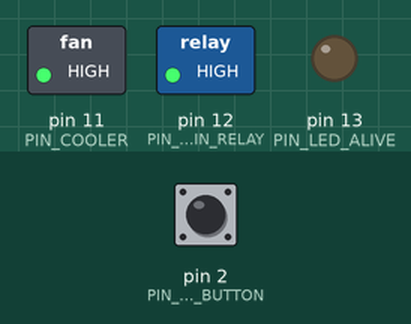
Simulated run of this sketch. Board: Arduino Uno, built with avr-gcc and run on an emulated ATmega328P. Parts: switched loads named in the sketch (green lamp = pin HIGH), output pins drawn as LEDs (lit = HIGH). The inputs (shaded band) are chosen by the test bench; at power-on: pin 2 (PIN_DRAIN_BUTTON) HIGH. What the sketch prints to the serial monitor is not drawn.

Above: at 1.2 s.
1.3 s: pin 2 (PIN_DRAIN_BUTTON) pulled LOW for 0.15 s
At 2.9 s:
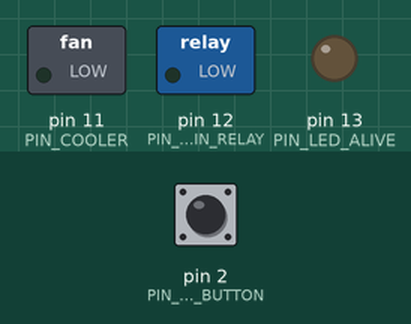
At 7.0 s:
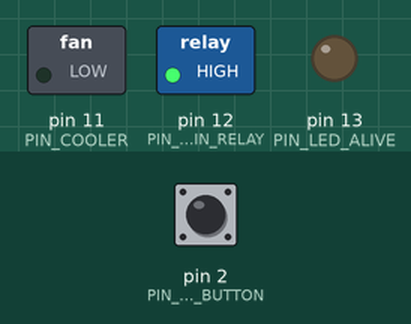
Timing chart, 0 to 16.4 s (numbered marks = the images above; inputs shaded):
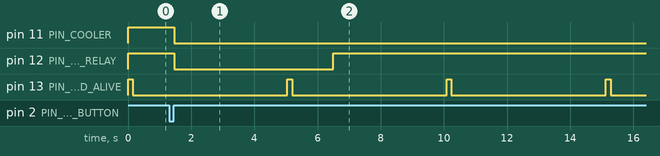

The sketch:

MegaPool.ino
```cpp
// (licence header left out)
#include <Arduino.h>
#include "src\Consts.h"
#include "src\DEF_Message.h"
#include "src\Messages.h"
#include "src\SoftTimers.h"
#include "src\TLed.h"
#include "src\DigitalButton.h"

//
//  описание используемых пинов
//
constexpr uint8_t PIN_LED_ALIVE		= 13;	// светодиод активности, мигает раз в пять секунд
constexpr uint8_t PIN_DRAIN_RELAY	= 12;	// реле включения смыва
constexpr uint8_t PIN_COOLER		  = 11;	// реле вентилятора туалета

constexpr uint8_t PIN_DRAIN_BUTTON	= 2;	// кнопка смыва унитаза


//
//  константы
//
constexpr uint32_t ALIVE_PERIOD = 5000;  // период мигания светодиода активности 5 секунд
constexpr uint32_t ALIVE_ON_TIME = 150;  // 150 миллисекунд горит
constexpr uint32_t ALIVE_OFF_TIME = ALIVE_PERIOD - ALIVE_ON_TIME; // остальное время - не горит

constexpr uint8_t key_Drain = 0x10;  // код кнопки смыва

//
//
//
TMessageList MessageList(10);	// Очередь глубиной 10 сообщений
TSoftTimers  Timers(8);			// Список независимых таймеров, 8 штук

//
//	Блок светодиода активности
//
//  Когда всё в порядке, коротко мигает раз в 5 секунд
//  При ошибке  светится постоянно
//
TLed ledAlive(PIN_LED_ALIVE, ACTIVE_HIGH);  //  светодиод
THandle hAliveTimer = Timers.Add(ALIVE_ON_TIME, TTimerState::Stopped); // и его таймер

//
//	Блок управления туалетом, обьявления
//
//	кнопка	для смыва			активный уровень низкий, вкл - замыканием на GND
//  реле	смыва				активный уровень низкий
//  реле    вентилятор вытяжки	активный уровень низкий
//  таймер  вентилятора вытяжки
//

enum class TToiletState : uint8_t { Unknown = 0, Normal, DrainOn, Fill, Cooler, Error };

constexpr uint32_t COOLER_TIME	= 5UL * 60 * 1000;	// таймаут вентилятора вытяжки 5 минут	default
constexpr uint32_t DRAIN_TIME	= 5UL * 1000;		// таймаут реле смыва, 5 секунд			default
constexpr uint32_t FILL_TIME	= 1UL * 60 * 1000;	// время наполнения бачка, 1 минута		default

TDigitalButton btnDrain(PIN_DRAIN_BUTTON, key_Drain, ACTIVE_LOW);	// кнопка смыва
TDigitalDevice relayDrain(PIN_DRAIN_RELAY, ACTIVE_LOW);				// реле смыва
TDigitalDevice relayCooler(PIN_COOLER, ACTIVE_LOW);					// реле вентилятора вытяжки

THandle hToiletTimer = Timers.Add(DRAIN_TIME, TTimerState::Stopped); // таймер туалета, многоцелевой
THandle hCoolerTimer = Timers.Add(COOLER_TIME, TTimerState::Stopped);// таймер вентилятора вытяжки

TToiletState ToiletState = TToiletState::Unknown; // текущий статус сортира

void SetToiletState(const TToiletState ANewState); // прототип функции смены статуса туалета

void OnDrainButtonPressed(void); // функция нажатия кнопки смыва
//
// ---------  Конец обьявлений туалетного блока
//


//   ------------------------------------------------------------------
//
//
//   implementation
//
//
//   ------------------------------------------------------------------


//
//  служебная функция для поддержки работы функций ввода/вывода
//  таких как printf(...), puts(...) и т.д.
//  перенаправляет все выводимые строки в Serial
//
int srl_putchar(char ch, FILE* f) {
	return Serial.print(ch);
}


//
//  Первоначальные настройки при запуске
//
//
void setup() {
  Serial.begin(115200);					// инициализируем сериал
  stdout = fdevopen(srl_putchar, NULL);	// перенаправляем весь вывод в него
  puts("Program MegaPool v1.0  started...");// выводим приветственное сообщение в Serial


  ledAlive.On();						// включаем светодиод активности
  Timers.Start(hAliveTimer);			// и запускаем таймер его мигания

  SetToiletState(TToiletState::Normal); // после сброса всё выключено
}

//
//  функция  смены состояния туалета
//
void SetToiletState(const TToiletState ANewState) {

	if (ToiletState == ANewState) return;  // если состояние не поменялось - делать ничего не надо

	ToiletState = ANewState;

	switch (ToiletState)
	{
	case TToiletState::Unknown:
		SetToiletState(TToiletState::Error); // если входим в это состояние - это ошибкаж
		break;

	case TToiletState::Normal: // в нормальном состоянии всё выключено и все таймеры остановлены
		relayDrain.Off();
		relayCooler.Off();
		Timers.Stop(hCoolerTimer);
		Timers.Stop(hToiletTimer);
		break;

	case TToiletState::DrainOn:		// после нажатия на кнопку смыва попадаем сюда
		relayCooler.On();			// включаем сразу вентилятор
		Timers.Reset(hCoolerTimer);	// настраиваем его таймер (выключится через СOOLER_TIME миллисекунд)
		relayDrain.On();			// включаем реле управления смывом
		Timers.SetNewInterval(hToiletTimer, DRAIN_TIME); // настрайваем его выключение (через DRAIN_TIME миллсекунд)
		break;

	case TToiletState::Fill:	// ждём наполнения бачка
		relayDrain.Off();		// выключаем реле устройства смыва
		Timers.SetNewInterval(hToiletTimer, FILL_TIME);
		Timers.Reset(hToiletTimer);		// настраиваем таймер на ожидание наполнения бачка (FILL_TIME миллисекунд)
		break;

	case TToiletState::Error:		// состояние ошибки
		Timers.Stop(hCoolerTimer);	// останавливаем все таймеры
		Timers.Stop(hToiletTimer);
		Timers.Stop(hAliveTimer);

		relayCooler.Off();			// выключаем все реле
		relayDrain.Off();
		ledAlive.On();				// светодиод активности теперь горит не мигая

		break;

	default:
		break;
	}

}


//
//  нажата кнопка смыва
//
void OnDrainButtonPressed(void)
{
	if ((ToiletState == TToiletState::Normal) || (ToiletState == TToiletState::Cooler)) {

		SetToiletState(TToiletState::DrainOn); // смыв

	}
}


//
//  главная функция обработки всех сообщений программы,
//  сюда стекаются все сообщения от всех сенсоров и устройств
//
void Dispatch(const TMessage& Msg) {
	switch (Msg.Message)
	{
	case msg_TimerEnd:

		if (Msg.LoParam == hAliveTimer) {  // сработал таймер светодиода активности
			ledAlive.Toggle();
			uint32_t newInterval = ledAlive.isOn() ? ALIVE_ON_TIME : ALIVE_OFF_TIME;
			Timers.SetNewInterval(hAliveTimer, newInterval); // меняем интервал
		}

		if (Msg.LoParam == hCoolerTimer) {	// сработал таймер вентилятора
			SetToiletState(TToiletState::Normal); // всё выключаем
		}

		if (Msg.LoParam == hToiletTimer) { // сработал сортирный таймер
			if (ToiletState == TToiletState::Fill) SetToiletState(TToiletState::Cooler);
			if (ToiletState == TToiletState::DrainOn) SetToiletState(TToiletState::Fill);
		}

		break;

	case msg_KeyPress:
		if (Msg.LoParam == key_Drain) OnDrainButtonPressed(); // коротко нажали и отпустили кнопку смыва
		break;

	case msg_LongPress:  // длинное нажатие пока не обрабатываем
		break;

	default:
		printf("Unhandled message %04X, param Lo = %04X, Hi = %04X\n", Msg.Message, Msg.LoParam, Msg.HiParam);
		break;
	}
}

//
//  бесконечная функция опроса всех кнопок и сенсоров
//  при изменении состояния сенсора он присылает сообщение в очередь
//  здесь оно выбирается и передается на обработку в функцию Dispatch()
//
void loop() {

	btnDrain.Read();		// чтение кнопки смыва

	Timers.Run();			// цикл перебора таймеров

	if (MessageList.Available()) Dispatch(MessageList.GetMessage()); // если пришло сообщение - перешлём его в Dispatch()

}
```

CustomTimers.cpp
```cpp
#include <Arduino.h>
#include "src\CustomTimers.h"
#include "src\TimerItem.h"
#include "src\Consts.h"

void TCustomTimers::Clear(void)
{
	if (FItems == NULL) return;

	for (uint8_t i = 0; i < FSize; ++i) {
		if (FItems[i] != NULL) delete FItems[i];
		FItems = NULL;
	}

	FCount = 0;
}

bool TCustomTimers::isValidHandle(const THandle AHnd)
{
	return ((AHnd < FSize) && (FItems[AHnd] != NULL));
}

THandle TCustomTimers::FindFreeIndex(void)
{
	for (THandle idx = 0; idx < FSize; ++idx) {
		if (FItems[idx] == NULL) return idx;
	}
	return INVALID_HANDLE;
}

TCustomTimers::TCustomTimers(const uint8_t AListSize)
{
	FCount = 0;
	FItems = new PTimerItem[FSize = AListSize];
	for (uint8_t i = 0; i < FSize; ++i) FItems[i] = NULL;
}

TCustomTimers::~TCustomTimers()
{
	Clear();
	delete[] FItems;
}

THandle TCustomTimers::Add(const uint32_t AInterval, const TTimerState AState)
{
	if (!isActive()) Start();
	THandle idx = FindFreeIndex();
	if (idx != INVALID_HANDLE) {
		FItems[idx] = new TTimerItem(AInterval, AState);
		FCount++;
	}
	return idx;
}

void TCustomTimers::Delete(const THandle AHnd)
{
	if (isValidHandle(AHnd)) {
		if (FItems[AHnd] != NULL) {
			delete FItems[AHnd];
			FCount--;
		}
	}
}

void TCustomTimers::SetNewInterval(const THandle AHnd, const uint32_t ANewInterval)
{
	if (isValidHandle(AHnd)) { FItems[AHnd]->SetInterval(ANewInterval); }
}

void TCustomTimers::Stop(const THandle AHnd){
	if (isValidHandle(AHnd)) FItems[AHnd]->Stop();

}

void TCustomTimers::Start(const THandle AHnd)
{
	if (isValidHandle(AHnd)) FItems[AHnd]->Start();
}

void TCustomTimers::Reset(const THandle AHnd)
{
	if (isValidHandle(AHnd)) FItems[AHnd]->Reset();
}

bool TCustomTimers::isActive(const THandle AHnd)
{
	if (isValidHandle(AHnd))
		return FItems[AHnd]->isActive();
	else
		return false;
}

void TCustomTimers::Tick()
{
	if (!FActive) return;
	for (uint8_t idx=0; idx<FSize; ++idx){
		if (FItems[idx] == NULL) continue;
		if ((*FItems[idx])--) PostMessage(msg_TimerEnd, idx);
	}
}
```

DigitalButton.cpp
```cpp
#include <Arduino.h>
#include "src\DigitalButton.h"
#include "src\DEF_Message.h"
#include "src\DEF_Keys.h"


TDigitalButton::TDigitalButton(const uint8_t APin, const uint8_t AAssignKey, const bool AActiveLevel)
	: TDigitalButton(APin, AActiveLevel) {

	AssignKey(AAssignKey);
}


void TDigitalButton::internalRead(void) {

	if (ReadDigitalPin(FPin, FActiveLevel))
		onPress();
	else
		onRelease();
}

void TDigitalButton::AssignKey(const uint8_t AKey)
{
	FKey = AKey;
}

void TDigitalButton::onPress(void)
{
	uint16_t now = (uint16_t)(millis());

	if (FPressTime == 0) {
		FPressed = true;
		FPressTime = now;
		FSendLong = false;
	}
	else {
		if (now - FPressTime > LONG_PRESS_TIME) {
			if (!FSendLong) PostMessage(msg_LongPress, FKey);
			FPressTime = now;
			FSendLong = true;
		}
	}
}

void TDigitalButton::onRelease(void)
{
	if (!FPressed) return;
	FPressed = false;
	uint16_t now = (uint16_t)(millis());
	if ((now-FPressTime < LONG_PRESS_TIME) && (!FSendLong)) PostMessage(msg_KeyPress, FKey);
	FPressTime = 0;
}

TDigitalButton::TDigitalButton(const uint8_t APin, const bool AActiveLevel)
	:TDigitalSensor(APin, AActiveLevel) {

	FReadInterval = 10;

	FPressTime = 0;

	FPressed = false;

	FSendLong = false;

	classname = F("TDigitalButton");
};
```

Messages.cpp
```cpp
#include "src\Messages.h"
#include "src\SoftTimers.h"


extern TMessageList MessageList;


void SendMessage(const uint16_t AMessage, const NativeInt LoParam, const NativeInt HiParam)
{
	MessageList.Add(AMessage, LoParam, HiParam, 0U);
}

void SendClassMessage(const uint16_t Msg, const NativeInt LoParam, const NativeInt HiParam, NativeUInt Sender)
{
	MessageList.Add(Msg, LoParam, HiParam, Sender);
}
```

SoftTimers.cpp
```cpp
#include "src\SoftTimers.h"
#include "src\Messages.h"

TSoftTimers::TSoftTimers(const uint8_t ASize): TCustomTimers(ASize)
{
	FLastMicros = 0;
}

void TSoftTimers::Run(void)
{
	uint32_t now = micros();
	if (now - FLastMicros < 1000) return;
	FLastMicros = now;
	Tick();
}
```

TimerItem.cpp
```cpp
#include "src\TimerItem.h"
#include <util/atomic.h>

TTimerItem::TTimerItem(const uint32_t AInterval, const TTimerState AState)
{
	FActive = static_cast<bool>(AState);
	SetInterval(AInterval);
}

void TTimerItem::SetInterval(const uint32_t AInterval)
{
	FInitCounter = AInterval;
	Reset();
}

void TTimerItem::Reset(void)
{
	Stop();
	FWorkCounter = FInitCounter;
	Start();
}


bool TTimerItem::Tick(void)
{
	bool result = false;

	ATOMIC_BLOCK(ATOMIC_RESTORESTATE) {
		if (FActive) {
			result = ((--FWorkCounter) == 0);
			if (result) FWorkCounter = FInitCounter;
		}
	}

	return result;
}
```

Consts.h
```cpp
#pragma once

#define CONSTS_H

#include "Arduino.h"
#include "Types.h"


const uint16_t MIN_ANALOG_VALUE = 0;

#if defined(__AVR__)
const uint16_t MAX_ANALOG_VALUE = 1023;
#endif

const bool ACTIVE_HIGH = true;
const bool ACTIVE_LOW = false;

const uint8_t INVALID_HUMIDITY = 0xFF;
const int8_t  INVALID_TEMPERATURE = -127;
const uint8_t INVALID_PIN = 0xFF;


const int16_t INVALID_INDEX = -1;
const int8_t  INVALID_HANDLE = -1;


const char eoln = '\n';
```

CustomDevice.h
```cpp
#pragma once
#include <Arduino.h>
#include "TClass.h"
#include "DEF_Message.h"


enum class TDeviceState: uint8_t {Unknown, On, Off};


class TCustomDevice : public TClass {
protected:
	bool         FEnableChangeMsg;
	TDeviceState FDeviceState;

	virtual void On(void) = 0;
	virtual void Off(void) = 0;

	void    SetDeviceState(const TDeviceState ANewState) {
		if (FDeviceState == ANewState) return;
		FDeviceState = ANewState;
		if (FEnableChangeMsg) PostMessage(msg_DeviceStateChanged, static_cast<uint16_t>(FDeviceState));
	}

public:
	TCustomDevice(const bool AEnableMsg=false) {
		FEnableChangeMsg = AEnableMsg;
		FDeviceState = TDeviceState::Unknown;
		classname = F("CustomDevice");
	}

	void SetEnableSendChangeMessage(const bool AEnableSend) {
		FEnableChangeMsg = AEnableSend;
	}


};
```

CustomSensor.h
```cpp
#pragma once
#include <Arduino.h>
#include "Types.h"
#include "TClass.h"
#include "DEF_Message.h"
#include "Messages.h"


class TCustomSensor : public TClass {
protected:

	uint32_t	FLastReadTime;		// время (millis()), когда сенсор читали последний раз
	uint16_t	FReadInterval;		// минимальный интервал физического чтения сенсора

	virtual void init(void) = 0;

	virtual void internalRead(void)  = 0;

	TCustomSensor(TCustomSensor&) = delete;
	TCustomSensor(TCustomSensor&&) = delete;

public:

	TCustomSensor() {
		FError = false;
		FInitNeed = true;
		SetReadInterval(1000);
		classname = F("CustomSensor");
	}

	void SetReadInterval(const uint16_t ANewReadInterval) {
		FReadInterval = ANewReadInterval;
		FLastReadTime = 0 - FReadInterval - 1;
	}


	void Read(void) {
		if (isNeedInit()) init();

		if (isError())  return;

		uint32_t now = millis();
		if (now - FLastReadTime < FReadInterval) return;

		FLastReadTime = now;

		internalRead();

	}

};
```

CustomTimers.h
```cpp
#pragma once
#include <Arduino.h>
#include "TClass.h"
#include "TimerItem.h"


class TCustomTimers : public TClass {
protected:
	bool		FActive;
	PTimerItem* FItems;
	uint8_t		FCount;
	uint8_t		FSize;

	TCustomTimers() = delete;

	void	Clear(void);

	bool isValidHandle(const THandle AHnd);
	THandle FindFreeIndex(void);

public:
	TCustomTimers(const uint8_t AListSize = 8);
	~TCustomTimers();

	THandle Add(const uint32_t AInterval, const TTimerState AState = TTimerState::Running);
	void	Delete(const THandle AHnd);
	void	SetNewInterval(const THandle AHnd, const uint32_t ANewInterval);

	inline void Stop(void) { FActive = false; }
	inline void Start(void) { FActive = true; }
	inline bool isActive(void) { return FActive; }

	void	Stop(const THandle AHnd);
	void	Start(const THandle AHnd);
	void	Reset(const THandle AHnd);
	bool	isActive(const THandle AHnd);

	void	Tick();
};
```

DEF_Keys.h
```cpp
#pragma once
#include <stdint.h>

const uint8_t key_Null		= 0x00;

const uint8_t key_Set		= 0x01;
const uint8_t key_Stop		= 0x02;
const uint8_t key_Run		= 0x03;

const uint8_t key_Up		= 0x06;
const uint8_t key_Down		= 0x07;
const uint8_t key_Left		= 0x08;
const uint8_t key_Right		= 0x09;

const uint8_t key_Enter		= 0x0D;

const uint8_t key_Escape	= 0x1B;


const uint8_t key_0			= '0';
const uint8_t key_1			= '1';
const uint8_t key_2			= '2';
const uint8_t key_3			= '3';
const uint8_t key_4			= '4';
const uint8_t key_5			= '5';
const uint8_t key_6			= '6';
const uint8_t key_7			= '7';
const uint8_t key_8			= '8';
const uint8_t key_9			= '9';
```

DEF_Message.h
```cpp
#pragma once

/*    LCD 1602  Volume Meter Symbols
*
uint8_t Sim[] = { 0x1F,0x10,0x10,0x10,0x10,0x10,0x10,0x1F };
uint8_t Sim[] = { 0x1F,0x00,0x1F,0x1F,0x1F,0x1F,0x00,0x1F };
uint8_t Sim[] = { 0x1F,0x04,0x04,0x04,0x04,0x04,0x04,0x1F };
uint8_t Sim[] = { 0x1F,0x01,0x01,0x01,0x01,0x01,0x01,0x1F };
uint8_t Sim[] = { 0x1F,0x10,0x17,0x17,0x17,0x17,0x10,0x1F };
uint8_t Sim[] = { 0x1F,0x01,0x1D,0x1D,0x1D,0x1D,0x01,0x1F };
*
*/

#define DEF_MESSAGE_UNIT

// system messages

#define  msg_Empty				0x00
#define  msg_Error				0x01
#define  msg_CriticalError		0x02
#define  msg_OutOfMemory		0x03
#define  msg_WrongIndex			0x04
constexpr uint8_t msg_WDT		= 0x05;

#define  msg_Paint				0x06


#define  msg_PCINTChanged		0x07		// изменился уровень на ноге PCINT
#define  msg_VCC_Changed		0x08		// напряжение питания изменилось
#define  msg_Sleep				0x09		// отправить CPU в сон
#define	 msg_WakeUp				0x0A		// CPU проснулося

// сообщения приложения

#define  msg_AppStateChanged	0x17		// состояние приложения изменено
#define  msg_Command			0x18		// приложение: выполнить команду

// user messages

#define msg_SerialRead			0x20	// читать из сериал
#define msg_SerialLineEnd		0x21
#define msg_SerialClear			0x22
#define msg_SerialSend			0x23

#define msg_SoftSerialRead		0x24
#define msg_SoftSerialLineEnd	0x25
#define msg_SoftSerialClear		0x26
#define msg_SofterialSend		0x27


#define msg_Alarm				0x2A
#define msg_AlarmUnderflow		0x2B
#define msg_AlarmOverflow		0x2C


#define msg_OneSecondTick		0x30	// тик раз в секунду
#define msg_HalfSecondTick		0x31	// тик раз в полсекунды

#define msg_SecondsChanged		0x32	// секунды изменились
#define msg_TimeChanged			0x33    // минуты изменились
#define msg_TemperatureChanged  0x34	// температура изменилась
#define msg_TempChanged         0x34
#define msg_HumidityChanged		0x35	// влажность изменилась

#define msg_DateChanged			0x36	// дата изменилась

#define msg_TimerEnd			0x37    // таймер дощитал до 0
#define msg_TimeAlarmOn			0x38	// Включился будильнег времени
#define msg_TimeAlarmOff		0x39	// Выключился будильник времени

#define msg_Timeout				0x3A    // заданный интервал времени истёк
#define msg_CounterTick			0x3B    // таймер тикнул один раз
#define msg_CounterEnd			0x3C	// счетчик кончился
#define msg_SoftTimerEnd		0x3D	// Soft Timer тикнул


#define msg_ReadKeyboard		0x40	// опросить клаву
#define msg_KeyDown				0x41
#define msg_Key_Up				0x42
#define msg_KeyPress			0x43
#define msg_LongPress			0x44	// долгое нажатие

#define msg_MenuChoice			0x50    // выбран пункт меню

#define msg_SensorValueChanged	0x60
#define msg_SensorStateChanged	0x61	//
#define msg_SelectorChanged		0x62    // положение селектора изменилось
#define msg_ShakeDetected		0x63	// датчик удара чуть потрясся

// encoder
#define msg_EncoderLeft			0x70
#define msg_EncoderRight		0x71
#define msg_EncoderBtnPress		0x72
#define msg_EncoderBtnLong		0x73

#define msg_ModuleStateChanged  0x80
#define msg_StatusChanged		0x81


#define msg_DeviceStateChanged  0xA0    // состояние исполнительного устройства изменилось
#define msg_MotorRunning		0xA1
```

Source omitted: DigitalButton.h (744 bytes), DigitalDevice.h (1151 bytes), DigitalSensor.h (1235 bytes), Messages.h (1737 bytes), SoftTimers.h (282 bytes), TClass.h (1029 bytes), TLed.h (769 bytes), TimerItem.h (659 bytes), Types.h (1005 bytes)

Measured:
- after the input at 1.3 s, pin 11 (PIN_COOLER): HIGH → LOW after 0.16 s; pin 12 (PIN_DRAIN_RELAY): HIGH → LOW after 0.16 s, → HIGH 5.0 s later
- by itself, pin 13 (PIN_LED_ALIVE): alternates HIGH for 0.15 s and LOW for 4.9 s
